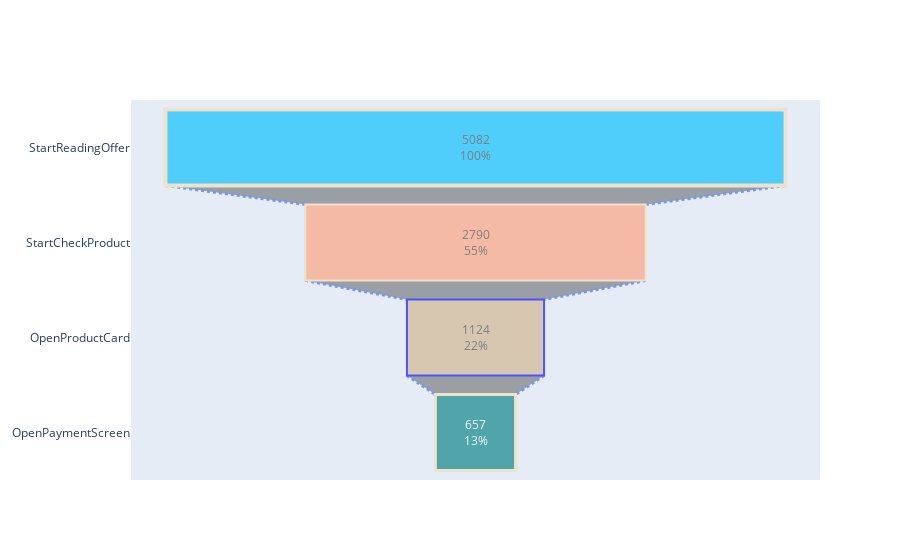

This figure's notebook cell:
### Code cell
# строим воронку
fig = go.Figure(go.Funnel(
    y = funnel['events'],
    x = funnel['unique_id'],
    textposition = "inside",
    textinfo = "value+percent initial",
    opacity = 0.65, marker = {"color": ["deepskyblue", "lightsalmon", "tan", "teal", "silver"],
    "line": {"width": [4, 2, 2, 3, 1, 1], "color": ["wheat", "wheat", "blue", "wheat", "wheat"]}},
    connector = {"line": {"color": "royalblue", "dash": "dot", "width": 3}})
    )

fig.show()

### Figure 1 — Plotly figure (JSON) as saved in the notebook; plotly's stock layout.template omitted (floating-point values rounded to 4 significant figures)
{"data": [{"connector": {"line": {"color": "royalblue", "dash": "dot", "width": 3}}, "marker": {"color": ["deepskyblue", "lightsalmon", "tan", "teal", "silver"], "line": {"color": ["wheat", "wheat", "blue", "wheat", "wheat"], "width": [4, 2, 2, 3, 1, 1]}}, "opacity": 0.65, "textinfo": "value+percent initial", "textposition": "inside", "type": "funnel", "x": [5082, 2790, 1124, 657], "y": ["StartReadingOffer", "StartCheckProduct", "OpenProductCard", "OpenPaymentScreen"]}], "layout": {}}
